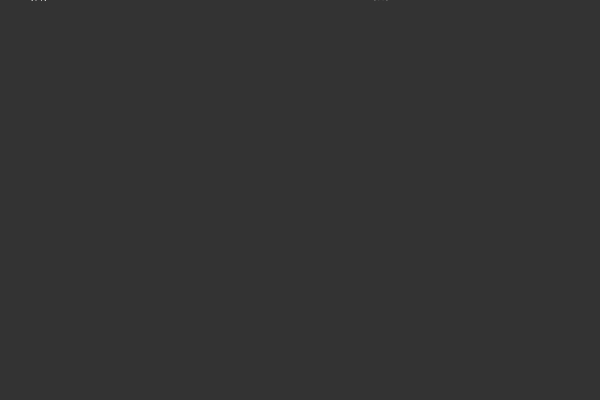
Frame 1 (no input)
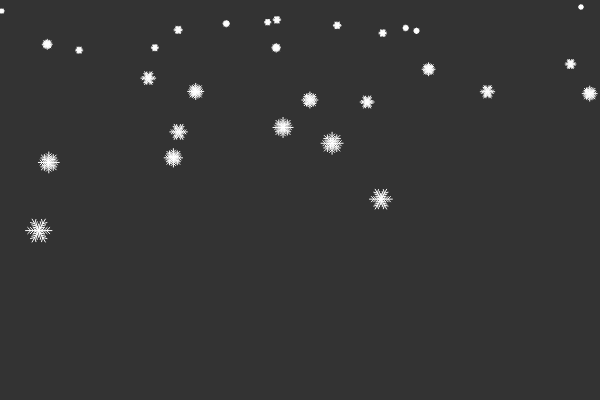
Frame 60 (no input)
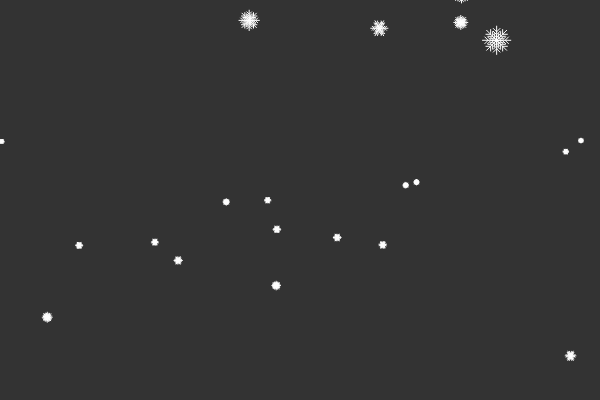
Frame 120 (the mouse pressed at the canvas centre since frame 60)

The p5.js sketch that drew these frames (run headless with seeded random() and noise() and a simulated clock; from frame 60 on, the mouse is pressed at the canvas centre):

// p5.js sketch
// ── sketch.js
var flakes = [];

var gr;


function setup(){
	createCanvas(600,400);
	gr = createVector(0, 0.05);
	for(var i=0; i < 30; i++){
		flakes[i] = new SnowFlake(random(width), random(-60,-10), min(random(2,15), random(2,15)));
	}
}

function draw(){
	background(51);
	for(var i=0; i < flakes.length; i++){
		flakes[i].applyForce(gr.copy());
		flakes[i].update();
		flakes[i].show();
		if(flakes[i].isOutOfScreen()){
			flakes[i].reset();
		}
	}
}

function SnowFlake(x, y, radius){
	this.pos = createVector(x,y);
	this.vel = createVector(0,0);
	this.acc = createVector(0,0);
	this.branches = 2 * round(random(3,4));
	this.angle = TWO_PI / this.branches;
	this.r = radius;

	this.applyForce = function(force){
		force.mult(this.r*0.2);
		this.acc.add(force);
	}

	this.update = function(){
		this.vel.add(this.acc);
		this.pos.add(this.vel);
		this.acc.mult(0);
	}

	this.show = function(){
		stroke(255);
		noFill();
		var agl = 0;
		for(var i = 0; i < this.branches; i++){
			this.drawArm(this.pos, this.r, agl, 0);
			agl += this.angle;
		}
	}

	this.drawArm = function(origin, length, angle, recLevel){
		if(length < (this.r / 5) || recLevel >= 2){
			return;
		}
		var cosa = (cos(angle));
		var sina = (sin(angle));
		var endX = length * cosa;
		var endY = length * sina;
		line(origin.x, origin.y, origin.x + endX, origin.y + endY);
		var step = length / 5;
		var end = length-step;

		for(var i=0; i < end; i+=step){
			var origX = origin.x + i * cosa;
			var origY = origin.y + i * sina;
			this.drawArm(createVector(origX, origY), length / 3, angle - QUARTER_PI, recLevel+1);
			this.drawArm(createVector(origX, origY), length / 3, angle + QUARTER_PI, recLevel+1);
		}
	}

	this.reset = function(){
		this.pos = createVector( random(width), random(-60,-10) );
		this.vel = createVector(0,0);
		this.acc = createVector(0,0);
		this.branches = 2 * round(random(3,4));
		this.angle = TWO_PI / this.branches;
		this.r = min(random(2,15), random(2,15));
	}

	this.isOutOfScreen = function(){
		return (this.pos.y > (height + this.r));
	}
}
